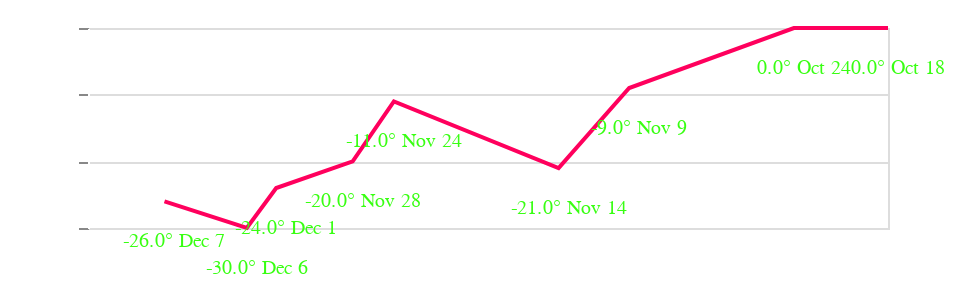

Source (notebook cell):
### Code cell
x_encode = alt.X(
    'LONT', 
    scale=alt.Scale(
        domain=[cities["LONC"].min(), cities["LONC"].max()]
    ),
    axis=None
)

y_encode = alt.Y(
    'TEMP',
    axis=alt.Axis(
        title="Temperature on Retreat", 
        # grid=True, 
        orient='left',
        titleColor='#ffffff',
        labelColor='#ffffff',
        domainColor='#ffffff'
    )
)

temperatures_chart = alt.Chart(temperature).mark_line(
    color="#ff005d"
).encode(
    x=x_encode,
    y=y_encode
) + alt.Chart(temperature).mark_text(
    dx=5, 
    dy=20, 
    font='Cardo', 
    fontSize=10,
    color='#38ff12'
).encode(
    x=x_encode,
    y=y_encode,
    text='label'
)
temperatures_chart

temperatures_chart = temperatures_chart.properties(
    height=100
)
temperatures_chart

### Figure 1 — Vega-Lite specification as saved in the notebook (floating-point values rounded to 4 significant figures)
{"config": {"view": {"continuousWidth": 400, "continuousHeight": 300}}, "layer": [{"mark": {"type": "line", "color": "#ff005d"}, "encoding": {"x": {"type": "quantitative", "axis": null, "field": "LONT", "scale": {"domain": [24.0, 37.6]}}, "y": {"type": "quantitative", "axis": {"domainColor": "#ffffff", "labelColor": "#ffffff", "orient": "left", "title": "Temperature on Retreat", "titleColor": "#ffffff"}, "field": "TEMP"}}}, {"mark": {"type": "text", "color": "#38ff12", "dx": 5, "dy": 20, "font": "Cardo", "fontSize": 10}, "encoding": {"text": {"type": "nominal", "field": "label"}, "x": {"type": "quantitative", "axis": null, "field": "LONT", "scale": {"domain": [24.0, 37.6]}}, "y": {"type": "quantitative", "axis": {"domainColor": "#ffffff", "labelColor": "#ffffff", "orient": "left", "title": "Temperature on Retreat", "titleColor": "#ffffff"}, "field": "TEMP"}}}], "data": {"name": "data-075531df58af98861283cbcab0bb3fb7"}, "height": 100, "$schema": "https://vega.github.io/schema/vega-lite/v4.0.2.json", "datasets": {"data-075531df58af98861283cbcab0bb3fb7": [{"LONT": 37.6, "TEMP": 0.0, "DAYS": 6.0, "MON": "Oct", "DAY": 18.0, "label": "0.0° Oct 18"}, {"LONT": 36.0, "TEMP": 0.0, "DAYS": 6.0, "MON": "Oct", "DAY": 24.0, "label": "0.0° Oct 24"}, {"LONT": 33.2, "TEMP": -9.0, "DAYS": 16.0, "MON": "Nov", "DAY": 9.0, "label": "-9.0° Nov 9"}, {"LONT": 32.0, "TEMP": -21.0, "DAYS": 5.0, "MON": "Nov", "DAY": 14.0, "label": "-21.0° Nov 14"}, {"LONT": 29.2, "TEMP": -11.0, "DAYS": 10.0, "MON": "Nov", "DAY": 24.0, "label": "-11.0° Nov 24"}, {"LONT": 28.5, "TEMP": -20.0, "DAYS": 4.0, "MON": "Nov", "DAY": 28.0, "label": "-20.0° Nov 28"}, {"LONT": 27.2, "TEMP": -24.0, "DAYS": 3.0, "MON": "Dec", "DAY": 1.0, "label": "-24.0° Dec 1"}, {"LONT": 26.7, "TEMP": -30.0, "DAYS": 5.0, "MON": "Dec", "DAY": 6.0, "label": "-30.0° Dec 6"}, {"LONT": 25.3, "TEMP": -26.0, "DAYS": 1.0, "MON": "Dec", "DAY": 7.0, "label": "-26.0° Dec 7"}]}}
